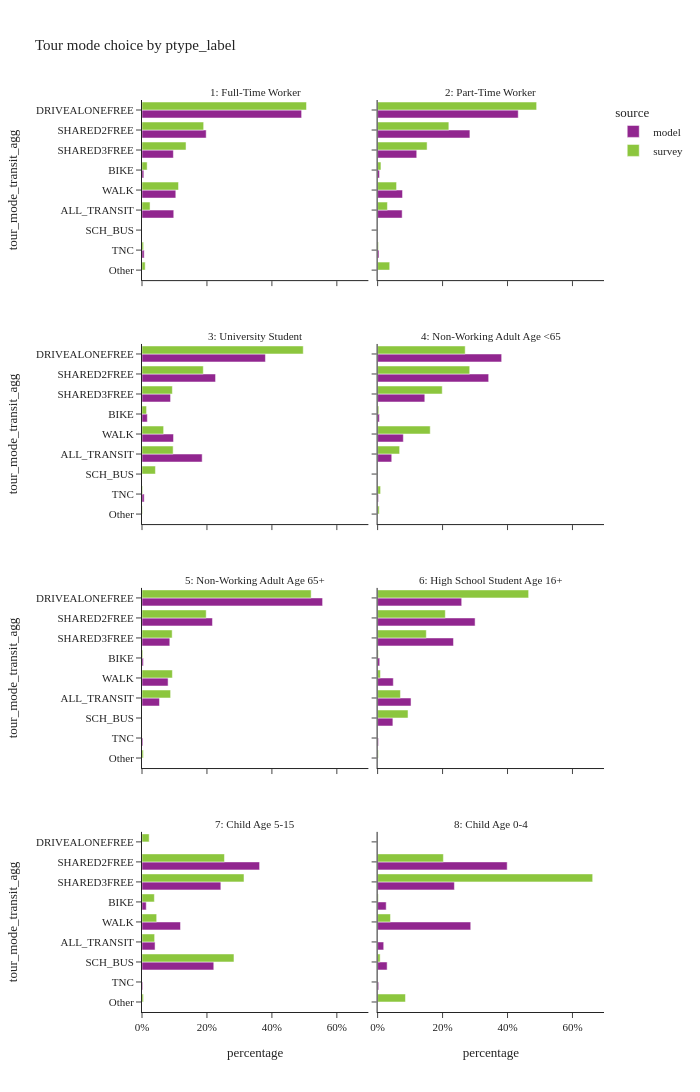
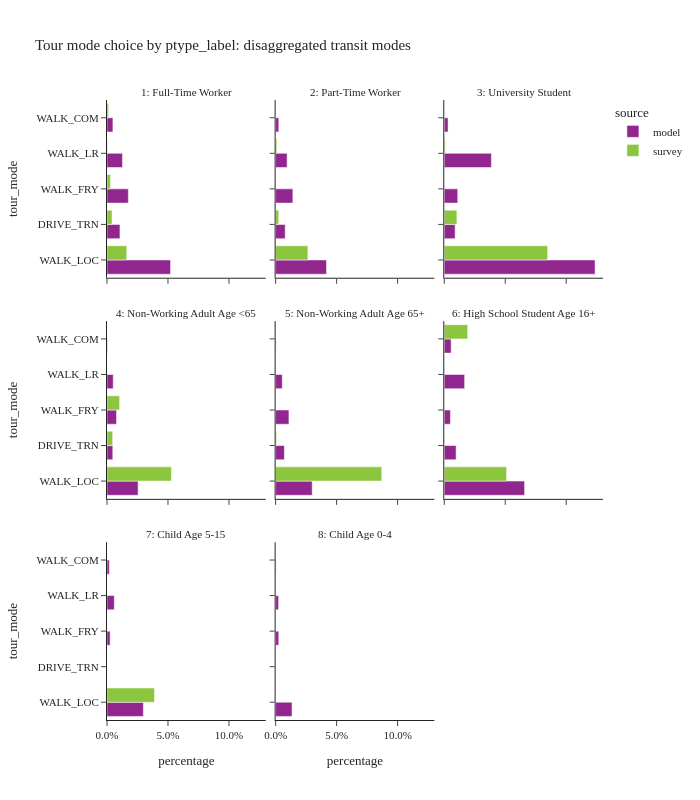

Notebook code for these charts, in order:
### Code cell
plot_mode_choice(tour_data,'ptype_label',2,1200)
plot_mode_choice_transit(tour_data,'ptype_label',3,800)

### Figure 1 — Plotly figure (JSON) as saved in the notebook; plotly's stock layout.template omitted (floating-point values rounded to 4 significant figures)
{"data": [{"alignmentgroup": "True", "hovertemplate": "source=model<br>ptype_label=1: Full-Time Worker<br>percentage=%{x}<br>tour_mode_transit_agg=%{y}<extra></extra>", "legendgroup": "model", "marker": {"color": "#91268F", "pattern": {"shape": ""}}, "name": "model", "offsetgroup": "model", "orientation": "h", "showlegend": true, "textposition": "auto", "type": "bar", "x": [0.09778, 0.005616, 0.4915, 0.1977, 0.09662, 0.00669, 0.1041], "xaxis": "x7", "y": ["ALL_TRANSIT", "BIKE", "DRIVEALONEFREE", "SHARED2FREE", "SHARED3FREE", "TNC", "WALK"], "yaxis": "y7"}, {"alignmentgroup": "True", "hovertemplate": "source=model<br>ptype_label=2: Part-Time Worker<br>percentage=%{x}<br>tour_mode_transit_agg=%{y}<extra></extra>", "legendgroup": "model", "marker": {"color": "#91268F", "pattern": {"shape": ""}}, "name": "model", "offsetgroup": "model", "orientation": "h", "showlegend": false, "textposition": "auto", "type": "bar", "x": [0.07558, 0.005873, 0.433, 0.2842, 0.1205, 0.004179, 0.07671], "xaxis": "x8", "y": ["ALL_TRANSIT", "BIKE", "DRIVEALONEFREE", "SHARED2FREE", "SHARED3FREE", "TNC", "WALK"], "yaxis": "y8"}, {"alignmentgroup": "True", "hovertemplate": "source=model<br>ptype_label=3: University Student<br>percentage=%{x}<br>tour_mode_transit_agg=%{y}<extra></extra>", "legendgroup": "model", "marker": {"color": "#91268F", "pattern": {"shape": ""}}, "name": "model", "offsetgroup": "model", "orientation": "h", "showlegend": false, "textposition": "auto", "type": "bar", "x": [0.1853, 0.01642, 0.3801, 0.2265, 0.08795, 0.006716, 0.09706], "xaxis": "x5", "y": ["ALL_TRANSIT", "BIKE", "DRIVEALONEFREE", "SHARED2FREE", "SHARED3FREE", "TNC", "WALK"], "yaxis": "y5"}, {"alignmentgroup": "True", "hovertemplate": "source=model<br>ptype_label=4: Non-Working Adult Age <65<br>percentage=%{x}<br>tour_mode_transit_agg=%{y}<extra></extra>", "legendgroup": "model", "marker": {"color": "#91268F", "pattern": {"shape": ""}}, "name": "model", "offsetgroup": "model", "orientation": "h", "showlegend": false, "textposition": "auto", "type": "bar", "x": [0.04349, 0.005438, 0.382, 0.342, 0.1453, 0.002635, 0.0792], "xaxis": "x6", "y": ["ALL_TRANSIT", "BIKE", "DRIVEALONEFREE", "SHARED2FREE", "SHARED3FREE", "TNC", "WALK"], "yaxis": "y6"}, {"alignmentgroup": "True", "hovertemplate": "source=model<br>ptype_label=5: Non-Working Adult Age 65+<br>percentage=%{x}<br>tour_mode_transit_agg=%{y}<extra></extra>", "legendgroup": "model", "marker": {"color": "#91268F", "pattern": {"shape": ""}}, "name": "model", "offsetgroup": "model", "orientation": "h", "showlegend": false, "textposition": "auto", "type": "bar", "x": [0.05382, 0.004322, 0.5561, 0.217, 0.08561, 0.002792, 0.08035], "xaxis": "x3", "y": ["ALL_TRANSIT", "BIKE", "DRIVEALONEFREE", "SHARED2FREE", "SHARED3FREE", "TNC", "WALK"], "yaxis": "y3"}, {"alignmentgroup": "True", "hovertemplate": "source=model<br>ptype_label=6: High School Student Age 16+<br>percentage=%{x}<br>tour_mode_transit_agg=%{y}<extra></extra>", "legendgroup": "model", "marker": {"color": "#91268F", "pattern": {"shape": ""}}, "name": "model", "offsetgroup": "model", "orientation": "h", "showlegend": false, "textposition": "auto", "type": "bar", "x": [0.1029, 0.006477, 0.2589, 0.04698, 0.3002, 0.2336, 0.002656, 0.04833], "xaxis": "x4", "y": ["ALL_TRANSIT", "BIKE", "DRIVEALONEFREE", "SCH_BUS", "SHARED2FREE", "SHARED3FREE", "TNC", "WALK"], "yaxis": "y4"}, {"alignmentgroup": "True", "hovertemplate": "source=model<br>ptype_label=7: Child Age 5-15<br>percentage=%{x}<br>tour_mode_transit_agg=%{y}<extra></extra>", "legendgroup": "model", "marker": {"color": "#91268F", "pattern": {"shape": ""}}, "name": "model", "offsetgroup": "model", "orientation": "h", "showlegend": false, "textposition": "auto", "type": "bar", "x": [0.04022, 0.01306, 0.221, 0.3621, 0.2428, 0.002291, 0.1185], "xaxis": "x", "y": ["ALL_TRANSIT", "BIKE", "SCH_BUS", "SHARED2FREE", "SHARED3FREE", "TNC", "WALK"], "yaxis": "y"}, {"alignmentgroup": "True", "hovertemplate": "source=model<br>ptype_label=8: Child Age 0-4<br>percentage=%{x}<br>tour_mode_transit_agg=%{y}<extra></extra>", "legendgroup": "model", "marker": {"color": "#91268F", "pattern": {"shape": ""}}, "name": "model", "offsetgroup": "model", "orientation": "h", "showlegend": false, "textposition": "auto", "type": "bar", "x": [0.01877, 0.02642, 0.02927, 0.399, 0.2365, 0.003335, 0.2868], "xaxis": "x2", "y": ["ALL_TRANSIT", "BIKE", "SCH_BUS", "SHARED2FREE", "SHARED3FREE", "TNC", "WALK"], "yaxis": "y2"}, {"alignmentgroup": "True", "hovertemplate": "source=survey<br>ptype_label=1: Full-Time Worker<br>percentage=%{x}<br>tour_mode_transit_agg=%{y}<extra></extra>", "legendgroup": "survey", "marker": {"color": "#8CC63E", "pattern": {"shape": ""}}, "name": "survey", "offsetgroup": "survey", "orientation": "h", "showlegend": true, "textposition": "auto", "type": "bar", "x": [0.02479, 0.01589, 0.5066, 0.009782, 0.1899, 0.1356, 0.004996, 0.1125], "xaxis": "x7", "y": ["ALL_TRANSIT", "BIKE", "DRIVEALONEFREE", "Other", "SHARED2FREE", "SHARED3FREE", "TNC", "WALK"], "yaxis": "y7"}, {"alignmentgroup": "True", "hovertemplate": "source=survey<br>ptype_label=2: Part-Time Worker<br>percentage=%{x}<br>tour_mode_transit_agg=%{y}<extra></extra>", "legendgroup": "survey", "marker": {"color": "#8CC63E", "pattern": {"shape": ""}}, "name": "survey", "offsetgroup": "survey", "orientation": "h", "showlegend": false, "textposition": "auto", "type": "bar", "x": [0.03019, 0.01027, 0.4897, 0.03721, 0.2194, 0.1524, 0.002593, 0.05832], "xaxis": "x8", "y": ["ALL_TRANSIT", "BIKE", "DRIVEALONEFREE", "Other", "SHARED2FREE", "SHARED3FREE", "TNC", "WALK"], "yaxis": "y8"}, {"alignmentgroup": "True", "hovertemplate": "source=survey<br>ptype_label=3: University Student<br>percentage=%{x}<br>tour_mode_transit_agg=%{y}<extra></extra>", "legendgroup": "survey", "marker": {"color": "#8CC63E", "pattern": {"shape": ""}}, "name": "survey", "offsetgroup": "survey", "orientation": "h", "showlegend": false, "textposition": "auto", "type": "bar", "x": [0.09591, 0.01406, 0.4966, 0.001281, 0.04135, 0.1887, 0.0935, 0.001991, 0.06661], "xaxis": "x5", "y": ["ALL_TRANSIT", "BIKE", "DRIVEALONEFREE", "Other", "SCH_BUS", "SHARED2FREE", "SHARED3FREE", "TNC", "WALK"], "yaxis": "y5"}, {"alignmentgroup": "True", "hovertemplate": "source=survey<br>ptype_label=4: Non-Working Adult Age <65<br>percentage=%{x}<br>tour_mode_transit_agg=%{y}<extra></extra>", "legendgroup": "survey", "marker": {"color": "#8CC63E", "pattern": {"shape": ""}}, "name": "survey", "offsetgroup": "survey", "orientation": "h", "showlegend": false, "textposition": "auto", "type": "bar", "x": [0.06777, 0.003702, 0.2697, 0.004843, 0.0003011, 0.2836, 0.199, 0.009115, 0.162], "xaxis": "x6", "y": ["ALL_TRANSIT", "BIKE", "DRIVEALONEFREE", "Other", "SCH_BUS", "SHARED2FREE", "SHARED3FREE", "TNC", "WALK"], "yaxis": "y6"}, {"alignmentgroup": "True", "hovertemplate": "source=survey<br>ptype_label=5: Non-Working Adult Age 65+<br>percentage=%{x}<br>tour_mode_transit_agg=%{y}<extra></extra>", "legendgroup": "survey", "marker": {"color": "#8CC63E", "pattern": {"shape": ""}}, "name": "survey", "offsetgroup": "survey", "orientation": "h", "showlegend": false, "textposition": "auto", "type": "bar", "x": [0.08811, 0.002421, 0.5209, 0.004304, 0.1977, 0.09287, 0.0001684, 0.09354], "xaxis": "x3", "y": ["ALL_TRANSIT", "BIKE", "DRIVEALONEFREE", "Other", "SHARED2FREE", "SHARED3FREE", "TNC", "WALK"], "yaxis": "y3"}, {"alignmentgroup": "True", "hovertemplate": "source=survey<br>ptype_label=6: High School Student Age 16+<br>percentage=%{x}<br>tour_mode_transit_agg=%{y}<extra></extra>", "legendgroup": "survey", "marker": {"color": "#8CC63E", "pattern": {"shape": ""}}, "name": "survey", "offsetgroup": "survey", "orientation": "h", "showlegend": false, "textposition": "auto", "type": "bar", "x": [0.07029, 0.002005, 0.465, 0.002005, 0.09364, 0.2085, 0.1499, 0.008607], "xaxis": "x4", "y": ["ALL_TRANSIT", "BIKE", "DRIVEALONEFREE", "Other", "SCH_BUS", "SHARED2FREE", "SHARED3FREE", "WALK"], "yaxis": "y4"}, {"alignmentgroup": "True", "hovertemplate": "source=survey<br>ptype_label=7: Child Age 5-15<br>percentage=%{x}<br>tour_mode_transit_agg=%{y}<extra></extra>", "legendgroup": "survey", "marker": {"color": "#8CC63E", "pattern": {"shape": ""}}, "name": "survey", "offsetgroup": "survey", "orientation": "h", "showlegend": false, "textposition": "auto", "type": "bar", "x": [0.03892, 0.03808, 0.02207, 0.0044, 0.2833, 0.2539, 0.3141, 0.04522], "xaxis": "x", "y": ["ALL_TRANSIT", "BIKE", "DRIVEALONEFREE", "Other", "SCH_BUS", "SHARED2FREE", "SHARED3FREE", "WALK"], "yaxis": "y"}, {"alignmentgroup": "True", "hovertemplate": "source=survey<br>ptype_label=8: Child Age 0-4<br>percentage=%{x}<br>tour_mode_transit_agg=%{y}<extra></extra>", "legendgroup": "survey", "marker": {"color": "#8CC63E", "pattern": {"shape": ""}}, "name": "survey", "offsetgroup": "survey", "orientation": "h", "showlegend": false, "textposition": "auto", "type": "bar", "x": [0.002123, 0.08572, 0.007753, 0.2025, 0.6623, 0.0396], "xaxis": "x2", "y": ["BIKE", "Other", "SCH_BUS", "SHARED2FREE", "SHARED3FREE", "WALK"], "yaxis": "y2"}], "layout": {"annotations": [{"font": {}, "showarrow": false, "text": "7: Child Age 5-15", "x": 0.245, "xanchor": "center", "xref": "paper", "y": 0.1975, "yanchor": "bottom", "yref": "paper"}, {"font": {}, "showarrow": false, "text": "8: Child Age 0-4", "x": 0.755, "xanchor": "center", "xref": "paper", "y": 0.1975, "yanchor": "bottom", "yref": "paper"}, {"font": {}, "showarrow": false, "text": "5: Non-Working Adult Age 65+", "x": 0.245, "xanchor": "center", "xref": "paper", "y": 0.465, "yanchor": "bottom", "yref": "paper"}, {"font": {}, "showarrow": false, "text": "6: High School Student Age 16+", "x": 0.755, "xanchor": "center", "xref": "paper", "y": 0.465, "yanchor": "bottom", "yref": "paper"}, {"font": {}, "showarrow": false, "text": "3: University Student", "x": 0.245, "xanchor": "center", "xref": "paper", "y": 0.7325, "yanchor": "bottom", "yref": "paper"}, {"font": {}, "showarrow": false, "text": "4: Non-Working Adult Age <65", "x": 0.755, "xanchor": "center", "xref": "paper", "y": 0.7325, "yanchor": "bottom", "yref": "paper"}, {"font": {}, "showarrow": false, "text": "1: Full-Time Worker", "x": 0.245, "xanchor": "center", "xref": "paper", "y": 1, "yanchor": "bottom", "yref": "paper"}, {"font": {}, "showarrow": false, "text": "2: Part-Time Worker", "x": 0.755, "xanchor": "center", "xref": "paper", "y": 1, "yanchor": "bottom", "yref": "paper"}], "barmode": "group", "height": 1200, "legend": {"title": {"text": "source"}, "tracegroupgap": 0}, "title": {"text": "Tour mode choice by ptype_label"}, "width": 700, "xaxis": {"anchor": "y", "domain": [0, 0.49], "tickformat": ".0%", "title": {"text": "percentage"}}, "xaxis2": {"anchor": "y2", "domain": [0.51, 1], "matches": "x", "tickformat": ".0%", "title": {"text": "percentage"}}, "xaxis3": {"anchor": "y3", "domain": [0, 0.49], "matches": "x", "showticklabels": false}, "xaxis4": {"anchor": "y4", "domain": [0.51, 1], "matches": "x", "showticklabels": false}, "xaxis5": {"anchor": "y5", "domain": [0, 0.49], "matches": "x", "showticklabels": false}, "xaxis6": {"anchor": "y6", "domain": [0.51, 1], "matches": "x", "showticklabels": false}, "xaxis7": {"anchor": "y7", "domain": [0, 0.49], "matches": "x", "showticklabels": false}, "xaxis8": {"anchor": "y8", "domain": [0.51, 1], "matches": "x", "showticklabels": false}, "yaxis": {"anchor": "x", "categoryarray": ["Other", "TNC", "SCH_BUS", "ALL_TRANSIT", "WALK", "BIKE", "SHARED3FREE", "SHARED2FREE", "DRIVEALONEFREE"], "categoryorder": "array", "domain": [0, 0.1975], "title": {"text": "tour_mode_transit_agg"}}, "yaxis2": {"anchor": "x2", "domain": [0, 0.1975], "matches": "y", "showticklabels": false}, "yaxis3": {"anchor": "x3", "categoryarray": ["Other", "TNC", "SCH_BUS", "ALL_TRANSIT", "WALK", "BIKE", "SHARED3FREE", "SHARED2FREE", "DRIVEALONEFREE"], "categoryorder": "array", "domain": [0.2675, 0.465], "matches": "y", "title": {"text": "tour_mode_transit_agg"}}, "yaxis4": {"anchor": "x4", "domain": [0.2675, 0.465], "matches": "y", "showticklabels": false}, "yaxis5": {"anchor": "x5", "categoryarray": ["Other", "TNC", "SCH_BUS", "ALL_TRANSIT", "WALK", "BIKE", "SHARED3FREE", "SHARED2FREE", "DRIVEALONEFREE"], "categoryorder": "array", "domain": [0.535, 0.7325], "matches": "y", "title": {"text": "tour_mode_transit_agg"}}, "yaxis6": {"anchor": "x6", "domain": [0.535, 0.7325], "matches": "y", "showticklabels": false}, "yaxis7": {"anchor": "x7", "categoryarray": ["Other", "TNC", "SCH_BUS", "ALL_TRANSIT", "WALK", "BIKE", "SHARED3FREE", "SHARED2FREE", "DRIVEALONEFREE"], "categoryorder": "array", "domain": [0.8025, 1], "matches": "y", "title": {"text": "tour_mode_transit_agg"}}, "yaxis8": {"anchor": "x8", "domain": [0.8025, 1], "matches": "y", "showticklabels": false}}}

### Figure 2 — Plotly figure (JSON) as saved in the notebook; plotly's stock layout.template omitted (floating-point values rounded to 4 significant figures)
{"data": [{"alignmentgroup": "True", "hovertemplate": "source=model<br>ptype_label=1: Full-Time Worker<br>percentage=%{x}<br>tour_mode=%{y}<extra></extra>", "legendgroup": "model", "marker": {"color": "#91268F", "pattern": {"shape": ""}}, "name": "model", "offsetgroup": "model", "orientation": "h", "showlegend": true, "textposition": "auto", "type": "bar", "x": [0.05212, 0.01061, 0.0175, 0.01269, 0.004858], "xaxis": "x7", "y": ["WALK_LOC", "DRIVE_TRN", "WALK_FRY", "WALK_LR", "WALK_COM"], "yaxis": "y7"}, {"alignmentgroup": "True", "hovertemplate": "source=survey<br>ptype_label=1: Full-Time Worker<br>percentage=%{x}<br>tour_mode=%{y}<extra></extra>", "legendgroup": "survey", "marker": {"color": "#8CC63E", "pattern": {"shape": ""}}, "name": "survey", "offsetgroup": "survey", "orientation": "h", "showlegend": true, "textposition": "auto", "type": "bar", "x": [0.01616, 0.004135, 0.002855, 0.0003816, 0.001254], "xaxis": "x7", "y": ["WALK_LOC", "DRIVE_TRN", "WALK_FRY", "WALK_LR", "WALK_COM"], "yaxis": "y7"}, {"alignmentgroup": "True", "hovertemplate": "source=model<br>ptype_label=2: Part-Time Worker<br>percentage=%{x}<br>tour_mode=%{y}<extra></extra>", "legendgroup": "model", "marker": {"color": "#91268F", "pattern": {"shape": ""}}, "name": "model", "offsetgroup": "model", "orientation": "h", "showlegend": false, "textposition": "auto", "type": "bar", "x": [0.04167, 0.007833, 0.01412, 0.009394, 0.002564], "xaxis": "x8", "y": ["WALK_LOC", "DRIVE_TRN", "WALK_FRY", "WALK_LR", "WALK_COM"], "yaxis": "y8"}, {"alignmentgroup": "True", "hovertemplate": "source=survey<br>ptype_label=2: Part-Time Worker<br>percentage=%{x}<br>tour_mode=%{y}<extra></extra>", "legendgroup": "survey", "marker": {"color": "#8CC63E", "pattern": {"shape": ""}}, "name": "survey", "offsetgroup": "survey", "orientation": "h", "showlegend": false, "textposition": "auto", "type": "bar", "x": [0.02645, 0.002541, 0.0002243, 0.0009677, 0.0], "xaxis": "x8", "y": ["WALK_LOC", "DRIVE_TRN", "WALK_FRY", "WALK_LR", "WALK_COM"], "yaxis": "y8"}, {"alignmentgroup": "True", "hovertemplate": "source=model<br>ptype_label=3: University Student<br>percentage=%{x}<br>tour_mode=%{y}<extra></extra>", "legendgroup": "model", "marker": {"color": "#91268F", "pattern": {"shape": ""}}, "name": "model", "offsetgroup": "model", "orientation": "h", "showlegend": false, "textposition": "auto", "type": "bar", "x": [0.1236, 0.008888, 0.01104, 0.03862, 0.003094], "xaxis": "x9", "y": ["WALK_LOC", "DRIVE_TRN", "WALK_FRY", "WALK_LR", "WALK_COM"], "yaxis": "y9"}, {"alignmentgroup": "True", "hovertemplate": "source=survey<br>ptype_label=3: University Student<br>percentage=%{x}<br>tour_mode=%{y}<extra></extra>", "legendgroup": "survey", "marker": {"color": "#8CC63E", "pattern": {"shape": ""}}, "name": "survey", "offsetgroup": "survey", "orientation": "h", "showlegend": false, "textposition": "auto", "type": "bar", "x": [0.08476, 0.01034, 0.0, 0.0008087, 0.0], "xaxis": "x9", "y": ["WALK_LOC", "DRIVE_TRN", "WALK_FRY", "WALK_LR", "WALK_COM"], "yaxis": "y9"}, {"alignmentgroup": "True", "hovertemplate": "source=model<br>ptype_label=4: Non-Working Adult Age <65<br>percentage=%{x}<br>tour_mode=%{y}<extra></extra>", "legendgroup": "model", "marker": {"color": "#91268F", "pattern": {"shape": ""}}, "name": "model", "offsetgroup": "model", "orientation": "h", "showlegend": false, "textposition": "auto", "type": "bar", "x": [0.02551, 0.004744, 0.007815, 0.005109, 0.0003135], "xaxis": "x4", "y": ["WALK_LOC", "DRIVE_TRN", "WALK_FRY", "WALK_LR", "WALK_COM"], "yaxis": "y4"}, {"alignmentgroup": "True", "hovertemplate": "source=survey<br>ptype_label=4: Non-Working Adult Age <65<br>percentage=%{x}<br>tour_mode=%{y}<extra></extra>", "legendgroup": "survey", "marker": {"color": "#8CC63E", "pattern": {"shape": ""}}, "name": "survey", "offsetgroup": "survey", "orientation": "h", "showlegend": false, "textposition": "auto", "type": "bar", "x": [0.05282, 0.00463, 0.01032, 0.0, 0.0], "xaxis": "x4", "y": ["WALK_LOC", "DRIVE_TRN", "WALK_FRY", "WALK_LR", "WALK_COM"], "yaxis": "y4"}, {"alignmentgroup": "True", "hovertemplate": "source=model<br>ptype_label=5: Non-Working Adult Age 65+<br>percentage=%{x}<br>tour_mode=%{y}<extra></extra>", "legendgroup": "model", "marker": {"color": "#91268F", "pattern": {"shape": ""}}, "name": "model", "offsetgroup": "model", "orientation": "h", "showlegend": false, "textposition": "auto", "type": "bar", "x": [0.02998, 0.00715, 0.0109, 0.005421, 0.0003644], "xaxis": "x5", "y": ["WALK_LOC", "DRIVE_TRN", "WALK_FRY", "WALK_LR", "WALK_COM"], "yaxis": "y5"}, {"alignmentgroup": "True", "hovertemplate": "source=survey<br>ptype_label=5: Non-Working Adult Age 65+<br>percentage=%{x}<br>tour_mode=%{y}<extra></extra>", "legendgroup": "survey", "marker": {"color": "#8CC63E", "pattern": {"shape": ""}}, "name": "survey", "offsetgroup": "survey", "orientation": "h", "showlegend": false, "textposition": "auto", "type": "bar", "x": [0.08703, 0.0007528, 0.0001854, 0.0001384, 0.0], "xaxis": "x5", "y": ["WALK_LOC", "DRIVE_TRN", "WALK_FRY", "WALK_LR", "WALK_COM"], "yaxis": "y5"}, {"alignmentgroup": "True", "hovertemplate": "source=model<br>ptype_label=6: High School Student Age 16+<br>percentage=%{x}<br>tour_mode=%{y}<extra></extra>", "legendgroup": "model", "marker": {"color": "#91268F", "pattern": {"shape": ""}}, "name": "model", "offsetgroup": "model", "orientation": "h", "showlegend": false, "textposition": "auto", "type": "bar", "x": [0.06586, 0.00971, 0.005023, 0.01667, 0.005632], "xaxis": "x6", "y": ["WALK_LOC", "DRIVE_TRN", "WALK_FRY", "WALK_LR", "WALK_COM"], "yaxis": "y6"}, {"alignmentgroup": "True", "hovertemplate": "source=survey<br>ptype_label=6: High School Student Age 16+<br>percentage=%{x}<br>tour_mode=%{y}<extra></extra>", "legendgroup": "survey", "marker": {"color": "#8CC63E", "pattern": {"shape": ""}}, "name": "survey", "offsetgroup": "survey", "orientation": "h", "showlegend": false, "textposition": "auto", "type": "bar", "x": [0.0511, 0.0, 0.0, 0.0, 0.01919], "xaxis": "x6", "y": ["WALK_LOC", "DRIVE_TRN", "WALK_FRY", "WALK_LR", "WALK_COM"], "yaxis": "y6"}, {"alignmentgroup": "True", "hovertemplate": "source=model<br>ptype_label=7: Child Age 5-15<br>percentage=%{x}<br>tour_mode=%{y}<extra></extra>", "legendgroup": "model", "marker": {"color": "#91268F", "pattern": {"shape": ""}}, "name": "model", "offsetgroup": "model", "orientation": "h", "showlegend": false, "textposition": "auto", "type": "bar", "x": [0.02979, 0.0, 0.002543, 0.005973, 0.001919], "xaxis": "x", "y": ["WALK_LOC", "DRIVE_TRN", "WALK_FRY", "WALK_LR", "WALK_COM"], "yaxis": "y"}, {"alignmentgroup": "True", "hovertemplate": "source=survey<br>ptype_label=7: Child Age 5-15<br>percentage=%{x}<br>tour_mode=%{y}<extra></extra>", "legendgroup": "survey", "marker": {"color": "#8CC63E", "pattern": {"shape": ""}}, "name": "survey", "offsetgroup": "survey", "orientation": "h", "showlegend": false, "textposition": "auto", "type": "bar", "x": [0.03892, 0.0, 0.0, 0.0, 0.0], "xaxis": "x", "y": ["WALK_LOC", "DRIVE_TRN", "WALK_FRY", "WALK_LR", "WALK_COM"], "yaxis": "y"}, {"alignmentgroup": "True", "hovertemplate": "source=model<br>ptype_label=8: Child Age 0-4<br>percentage=%{x}<br>tour_mode=%{y}<extra></extra>", "legendgroup": "model", "marker": {"color": "#91268F", "pattern": {"shape": ""}}, "name": "model", "offsetgroup": "model", "orientation": "h", "showlegend": false, "textposition": "auto", "type": "bar", "x": [0.01344, 0.0, 0.002562, 0.0024, 0.0003638], "xaxis": "x2", "y": ["WALK_LOC", "DRIVE_TRN", "WALK_FRY", "WALK_LR", "WALK_COM"], "yaxis": "y2"}, {"alignmentgroup": "True", "hovertemplate": "source=survey<br>ptype_label=8: Child Age 0-4<br>percentage=%{x}<br>tour_mode=%{y}<extra></extra>", "legendgroup": "survey", "marker": {"color": "#8CC63E", "pattern": {"shape": ""}}, "name": "survey", "offsetgroup": "survey", "orientation": "h", "showlegend": false, "textposition": "auto", "type": "bar", "x": [0.0, 0.0, 0.0, 0.0, 0.0], "xaxis": "x2", "y": ["WALK_LOC", "DRIVE_TRN", "WALK_FRY", "WALK_LR", "WALK_COM"], "yaxis": "y2"}], "layout": {"annotations": [{"font": {}, "showarrow": false, "text": "7: Child Age 5-15", "x": 0.16, "xanchor": "center", "xref": "paper", "y": 0.2867, "yanchor": "bottom", "yref": "paper"}, {"font": {}, "showarrow": false, "text": "8: Child Age 0-4", "x": 0.5, "xanchor": "center", "xref": "paper", "y": 0.2867, "yanchor": "bottom", "yref": "paper"}, {"font": {}, "showarrow": false, "text": "4: Non-Working Adult Age <65", "x": 0.16, "xanchor": "center", "xref": "paper", "y": 0.6433, "yanchor": "bottom", "yref": "paper"}, {"font": {}, "showarrow": false, "text": "5: Non-Working Adult Age 65+", "x": 0.5, "xanchor": "center", "xref": "paper", "y": 0.6433, "yanchor": "bottom", "yref": "paper"}, {"font": {}, "showarrow": false, "text": "6: High School Student Age 16+", "x": 0.84, "xanchor": "center", "xref": "paper", "y": 0.6433, "yanchor": "bottom", "yref": "paper"}, {"font": {}, "showarrow": false, "text": "1: Full-Time Worker", "x": 0.16, "xanchor": "center", "xref": "paper", "y": 1.0, "yanchor": "bottom", "yref": "paper"}, {"font": {}, "showarrow": false, "text": "2: Part-Time Worker", "x": 0.5, "xanchor": "center", "xref": "paper", "y": 1.0, "yanchor": "bottom", "yref": "paper"}, {"font": {}, "showarrow": false, "text": "3: University Student", "x": 0.84, "xanchor": "center", "xref": "paper", "y": 1.0, "yanchor": "bottom", "yref": "paper"}], "barmode": "group", "height": 800, "legend": {"title": {"text": "source"}, "tracegroupgap": 0}, "title": {"text": "Tour mode choice by ptype_label: disaggregated transit modes"}, "width": 700, "xaxis": {"anchor": "y", "domain": [0, 0.32], "tickformat": ".1%", "title": {"text": "percentage"}}, "xaxis2": {"anchor": "y2", "domain": [0.34, 0.66], "matches": "x", "tickformat": ".1%", "title": {"text": "percentage"}}, "xaxis3": {"anchor": "y3", "domain": [0.68, 1.0], "matches": "x", "title": {"text": "percentage"}}, "xaxis4": {"anchor": "y4", "domain": [0, 0.32], "matches": "x", "showticklabels": false}, "xaxis5": {"anchor": "y5", "domain": [0.34, 0.66], "matches": "x", "showticklabels": false}, "xaxis6": {"anchor": "y6", "domain": [0.68, 1.0], "matches": "x", "showticklabels": false}, "xaxis7": {"anchor": "y7", "domain": [0, 0.32], "matches": "x", "showticklabels": false}, "xaxis8": {"anchor": "y8", "domain": [0.34, 0.66], "matches": "x", "showticklabels": false}, "xaxis9": {"anchor": "y9", "domain": [0.68, 1.0], "matches": "x", "showticklabels": false}, "yaxis": {"anchor": "x", "domain": [0, 0.2867], "title": {"text": "tour_mode"}}, "yaxis2": {"anchor": "x2", "domain": [0, 0.2867], "matches": "y", "showticklabels": false}, "yaxis3": {"anchor": "x3", "domain": [0, 0.2867], "matches": "y", "showticklabels": false}, "yaxis4": {"anchor": "x4", "domain": [0.3567, 0.6433], "matches": "y", "title": {"text": "tour_mode"}}, "yaxis5": {"anchor": "x5", "domain": [0.3567, 0.6433], "matches": "y", "showticklabels": false}, "yaxis6": {"anchor": "x6", "domain": [0.3567, 0.6433], "matches": "y", "showticklabels": false}, "yaxis7": {"anchor": "x7", "domain": [0.7133, 1.0], "matches": "y", "title": {"text": "tour_mode"}}, "yaxis8": {"anchor": "x8", "domain": [0.7133, 1.0], "matches": "y", "showticklabels": false}, "yaxis9": {"anchor": "x9", "domain": [0.7133, 1.0], "matches": "y", "showticklabels": false}}}
